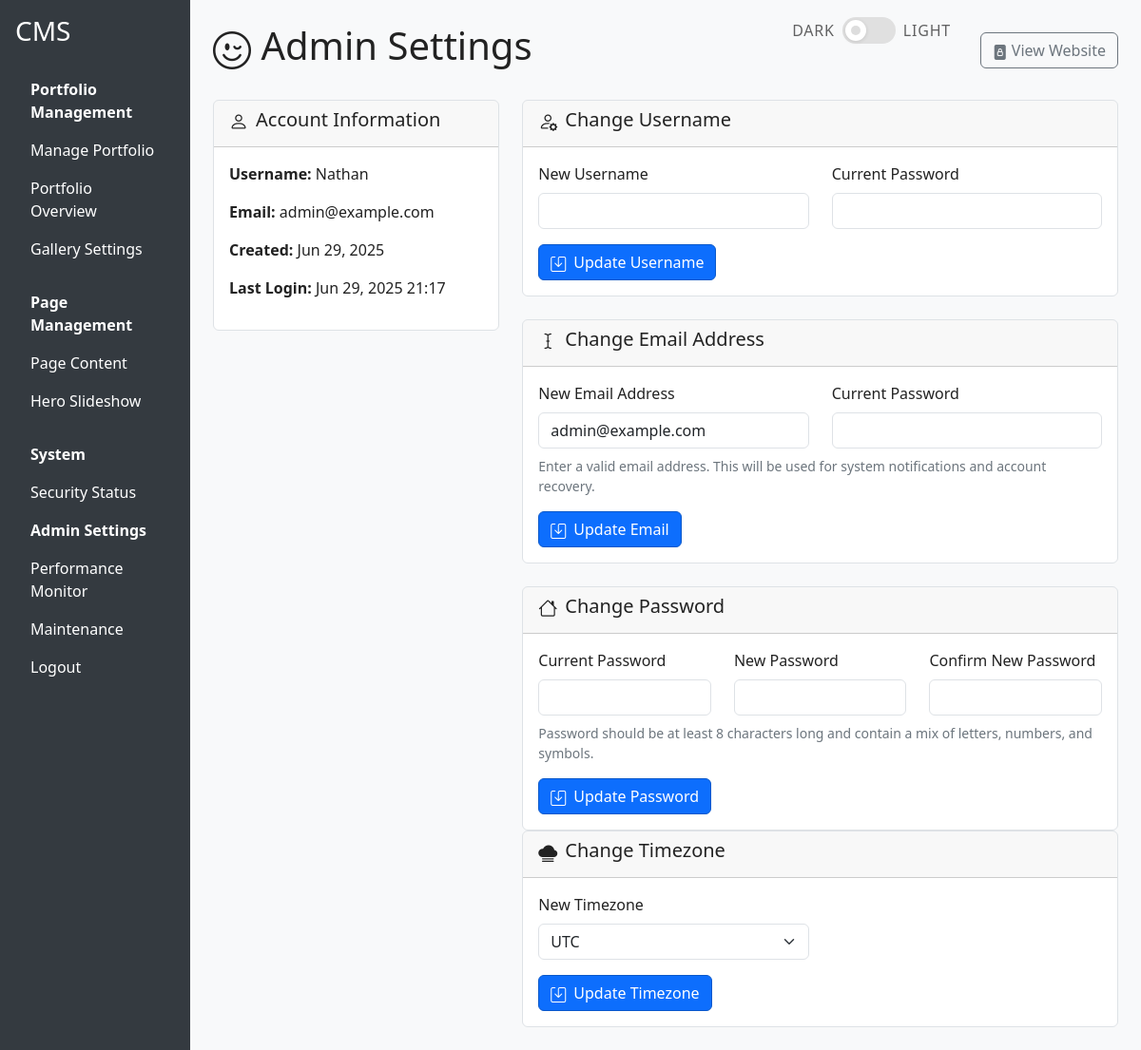
The app's page /cms/settings.php (signed in), older data.
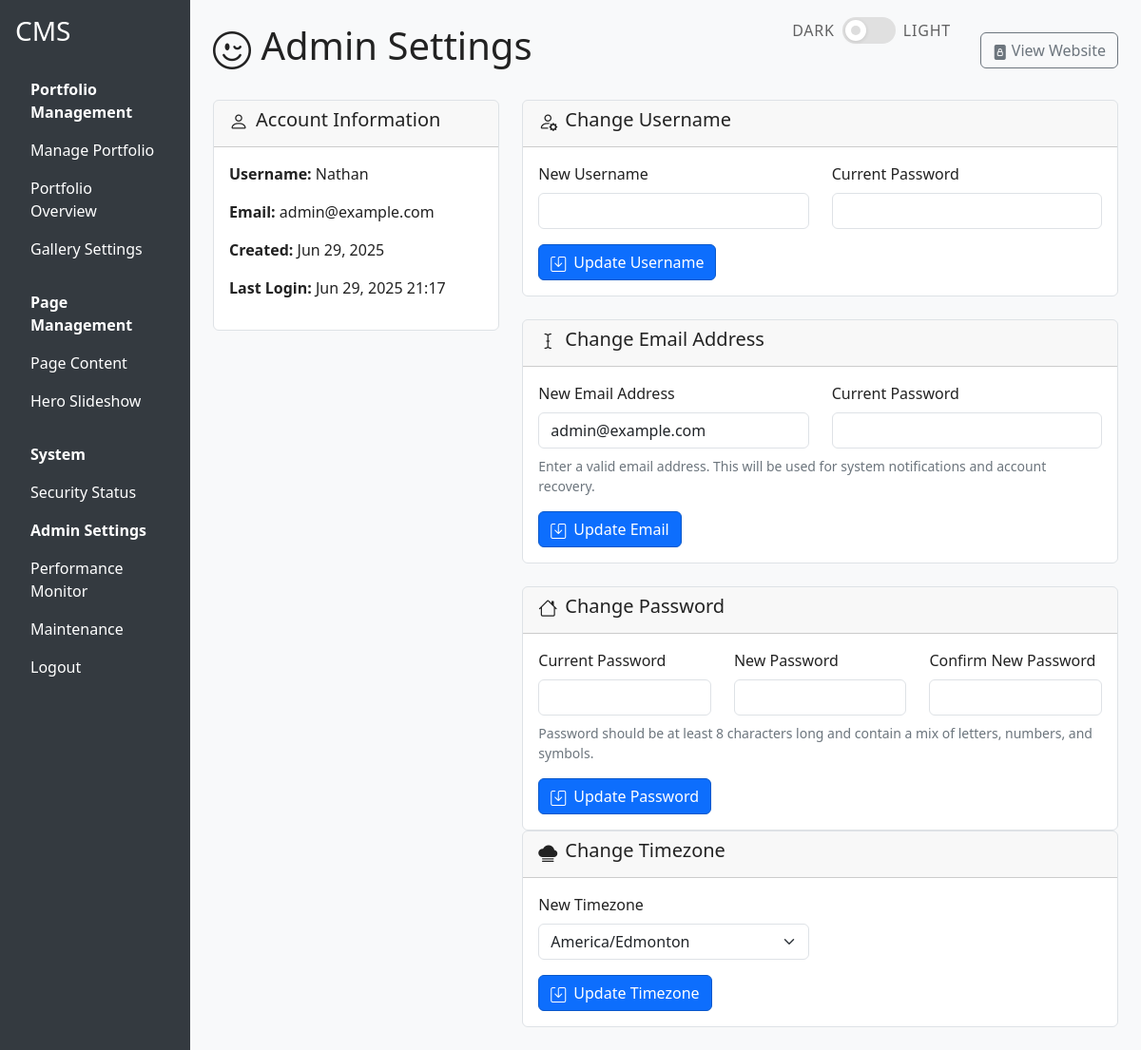
The same page, newer data.
### tables this page shows
CREATE TABLE site_settings (key TEXT PRIMARY KEY, value TEXT);

### cms/settings.php (the view, shortened to what this page needs)
<?php
$conn = getDBConnection();
$userId = $_SESSION['admin_user_id'];
$stmt = $conn->prepare("SELECT username, email, created_at, last_login FROM admin_users WHERE id = ?");
$stmt->execute([$userId]);
$userInfo = $stmt->fetch(PDO::FETCH_ASSOC);
$currentTZ='UTC';
try{ $tzStmt=$conn->prepare("SELECT value FROM site_settings WHERE key='timezone'"); $tzStmt->execute(); $currentTZ=$tzStmt->fetchColumn()?:'UTC'; }catch(Exception $e){}
?>
<!DOCTYPE html>
<html lang="en">
<head>
    <link href="https://cdn.jsdelivr.net/npm/bootstrap@5.3.0/dist/css/bootstrap.min.css" rel="stylesheet">
    <link href="https://cdn.jsdelivr.net/npm/bootstrap-icons@1.11.3/font/bootstrap-icons.css" rel="stylesheet">
    <link href="https://cdnjs.cloudflare.com/ajax/libs/bootstrap-icons/1.11.3/font/bootstrap-icons.min.css" rel="stylesheet" />
</head>
<body>
    <div class="theme-switch-wrap">
        <span class="theme-switch-label">DARK</span>
        <div class="theme-switch" id="themeToggle">
            <div class="theme-switch-knob"></div>
        </div>
        <span class="theme-switch-label">LIGHT</span>
    </div>
    <div class="container-fluid">
        <div class="row">
            <aside class="col-md-3 col-lg-2 sidebar p-3">
                <h3 class="mb-4 text-white">CMS</h3>
                <nav class="nav flex-column">
                    <span class="nav-link text-white fw-bold">Portfolio Management</span>
                    <a class="nav-link text-white" href="admin.php">Manage Portfolio</a>
                    <a class="nav-link text-white" href="portfolio-overview.php">Portfolio Overview</a>
                    <a class="nav-link text-white" href="gallery-settings.php">Gallery Settings</a>
                    <span class="nav-link text-white fw-bold mt-3">Page Management</span>
                    <a class="nav-link text-white" href="page-manager.php">Page Content</a>
                    <a class="nav-link text-white" href="slideshow-manager.php">Hero Slideshow</a>
                    <span class="nav-link text-white fw-bold mt-3">System</span>
                    <a class="nav-link text-white" href="security-status.php">Security Status</a>
                    <span class="nav-link text-white fw-bold">Admin Settings</span>
                    <a class="nav-link text-white" href="performance-monitor.php">Performance Monitor</a>
                    <a class="nav-link text-white" href="maintenance.php">Maintenance</a>
                    <a class="nav-link text-white" href="?logout=1">Logout</a>
                </nav>
            </aside>
            <main class="col-md-9 col-lg-10 p-4">
                <div class="d-flex justify-content-between align-items-center mb-4">
                    <h1><i class="bi bi-gear"></i> Admin Settings</h1>
                    <a href="../index.php" class="btn btn-outline-secondary">
                        <i class="bi bi-house"></i> View Website
                    </a>
                </div>
    <div class="row">
        <div class="col-md-4">
            <div class="card">
                <div class="card-header">
                    <h5><i class="bi bi-person me-2"></i>Account Information</h5>
                </div>
                <div class="card-body">
                    <p><strong>Username:</strong> <?= htmlspecialchars($userInfo['username']) ?></p>
                    <p><strong>Email:</strong> <?= htmlspecialchars($userInfo['email'] ?? 'Not set') ?></p>
                    <p><strong>Created:</strong> <?= date('M j, Y', strtotime($userInfo['created_at'])) ?></p>
                    <p><strong>Last Login:</strong> <?= $userInfo['last_login'] ? date('M j, Y H:i', strtotime($userInfo['last_login'])) : 'Never' ?></p>
                </div>
            </div>
        </div>
        <div class="col-md-8">
            <div class="card mb-4">
                <div class="card-header">
                    <h5><i class="bi bi-person-gear me-2"></i>Change Username</h5>
                </div>
                <div class="card-body">
                    <form method="POST">
                        <div class="row">
                            <div class="col-md-6">
                                <label for="new_username" class="form-label">New Username</label>
                                <input type="text" class="form-control" id="new_username" name="new_username" required>
                            </div>
                            <div class="col-md-6">
                                <label for="current_password_1" class="form-label">Current Password</label>
                                <input type="password" class="form-control" id="current_password_1" name="current_password" required>
                            </div>
                        </div>
                        <button type="submit" class="btn btn-primary mt-3">
                            <i class="bi bi-save me-2"></i>Update Username
                        </button>
                    </form>
                </div>
            </div>
            <div class="card mb-4">
                <div class="card-header">
                    <h5><i class="bi bi-envelope me-2"></i>Change Email Address</h5>
                </div>
                <div class="card-body">
                    <form method="POST">
                        <div class="row">
                            <div class="col-md-6">
                                <label for="new_email" class="form-label">New Email Address</label>
                                <input type="email" class="form-control" id="new_email" name="new_email"
                                       value="<?= htmlspecialchars($userInfo['email'] ?? '') ?>"
                                       placeholder="Enter new email address..." required>
                            </div>
                            <div class="col-md-6">
                                <label for="current_password_3" class="form-label">Current Password</label>
                                <input type="password" class="form-control" id="current_password_3" name="current_password" required>
                            </div>
                        </div>
                        <small class="text-muted d-block mt-2">
                            Enter a valid email address. This will be used for system notifications and account recovery.
                        </small>
                        <button type="submit" class="btn btn-primary mt-3">
                            <i class="bi bi-save me-2"></i>Update Email
                        </button>
                    </form>
                </div>
            </div>
            <div class="card">
                <div class="card-header">
                    <h5><i class="bi bi-key me-2"></i>Change Password</h5>
                </div>
                <div class="card-body">
                    <form method="POST">
                        <div class="row">
                            <div class="col-md-4">
                                <label for="current_password_2" class="form-label">Current Password</label>
                                <input type="password" class="form-control" id="current_password_2" name="current_password" required>
                            </div>
                            <div class="col-md-4">
                                <label for="new_password" class="form-label">New Password</label>
                                <input type="password" class="form-control" id="new_password" name="new_password" minlength="8" required>
                            </div>
                            <div class="col-md-4">
                                <label for="confirm_password" class="form-label">Confirm New Password</label>
                                <input type="password" class="form-control" id="confirm_password" name="confirm_password" minlength="8" required>
                            </div>
                        </div>
                        <small class="text-muted d-block mt-2">
                            Password should be at least 8 characters long and contain a mix of letters, numbers, and symbols.
                        </small>
                        <button type="submit" class="btn btn-primary mt-3">
                            <i class="bi bi-save me-2"></i>Update Password
                        </button>
                    </form>
                </div>
            </div>
            <div class="card">
                <div class="card-header">
                    <h5><i class="bi bi-clock me-2"></i>Change Timezone</h5>
                </div>
                <div class="card-body">
                    <form method="POST">
                        <div class="row">
                            <div class="col-md-6">
                                <label for="new_timezone" class="form-label">New Timezone</label>
                                <?php $mainTZ=[
                                    'UTC','America/New_York','America/Chicago','America/Denver','America/Edmonton','America/Los_Angeles',
                                    'Europe/London','Europe/Paris','Europe/Berlin','Europe/Moscow',
                                    'Asia/Tokyo','Asia/Shanghai','Asia/Kolkata','Asia/Singapore',
                                    'Australia/Sydney','Pacific/Auckland','Africa/Johannesburg'
                                ]; ?>
                                <select class="form-select" id="new_timezone" name="new_timezone" required>
                                    <?php foreach($mainTZ as $timezone): ?>
                                        <option value="<?= $timezone ?>" <?= $timezone===$currentTZ?'selected':'' ?>>
                                            <?= $timezone ?>
                                        </option>
                                    <?php endforeach; ?>
                                </select>
                            </div>
                        </div>
                        <button type="submit" class="btn btn-primary mt-3">
                            <i class="bi bi-save me-2"></i>Update Timezone
                        </button>
                    </form>
                </div>
            </div>
        </div>
    </div>
            </main>
        </div>
    </div>
</body>
</html>

### cms/settings.php (style rules this page uses)
:root { --bg: #f8f9fa; --text: #222; --sidebar-bg: #343a40; --sidebar-text: #fff; --card-bg: #fff; --border: #dee2e6; --btn-bg: #0d6efd; --btn-text: #fff; --btn-border: #0a58ca; --btn-outline-bg: transparent; --btn-outline-text: #6c757d; --btn-outline-border: #6c757d; }
body { background: var(--bg) !important; color: var(--text) !important; transition: background-color 0.4s cubic-bezier(.4,0,.2,1), color 0.4s cubic-bezier(.4,0,.2,1); }
.sidebar { background: var(--sidebar-bg) !important; color: var(--sidebar-text) !important; min-height: 100vh; transition: background-color 0.4s cubic-bezier(.4,0,.2,1); }
.card { background: var(--card-bg) !important; border-color: var(--border) !important; color: var(--text) !important; transition: background-color 0.4s cubic-bezier(.4,0,.2,1), border-color 0.4s cubic-bezier(.4,0,.2,1); }
.btn-primary { background-color: var(--btn-bg) !important; color: var(--btn-text) !important; border-color: var(--btn-border) !important; }
.btn-outline-secondary { background: var(--btn-outline-bg) !important; color: var(--btn-outline-text) !important; border-color: var(--btn-outline-border) !important; }
.text-muted { color: var(--btn-outline-text) !important; }
.theme-switch-wrap { position: absolute; top: 18px; right: 200px; z-index: 3000; display: flex; align-items: center; gap: 0.5rem; user-select: none; }
.theme-switch-label { font-size: 1rem; color: var(--text); opacity: 0.7; letter-spacing: 0.05em; transition: color 0.3s, opacity 0.3s; }
.theme-switch { width: 56px; height: 28px; background: #e0e0e0; border-radius: 14px; position: relative; cursor: pointer; transition: background 0.3s; display: flex; align-items: center; }
.theme-switch-knob { position: absolute; top: 3px; left: 3px; width: 22px; height: 22px; background: #fff; border-radius: 50%; box-shadow: 0 1px 4px rgba(0,0,0,0.12); transition: left 0.3s cubic-bezier(.4,0,.2,1), background 0.3s; }
.theme-switch-knob::before { content: ''; display: block; width: 10px; height: 10px; border-radius: 50%; background: #bbb; position: absolute; top: 6px; left: 6px; opacity: 0.5; }
[class^="bi-"]::before, [class*=" bi-"]::before { font-family: "bootstrap-icons" !important; font-style: normal !important; font-weight: normal !important; font-variant: normal !important; text-transform: none !important; line-height: 1 !important; vertical-align: -0.125em !important; -webkit-font-smoothing: antialiased !important; -moz-osx-font-smoothing: grayscale !important; display: inline-block !important; }
.bi { font-family: "bootstrap-icons" !important; font-style: normal !important; font-weight: normal !important; font-variant: normal !important; text-transform: none !important; line-height: 1 !important; vertical-align: -0.125em !important; -webkit-font-smoothing: antialiased !important; -moz-osx-font-smoothing: grayscale !important; }
.bi-gear::before { content: "\f32b"; }
.bi-house::before { content: "\f39c"; }
.bi-key::before { content: "\f425"; }
.bi-clock::before { content: "\f29f"; }
.bi-envelope::before { content: "\f2e2"; }

Row changes from the older to the newer data that the page shows:
added site_settings: new_timezone "America/Edmonton"
Text that changed along with them:
form field new_timezone: "UTC" → (not shown)
